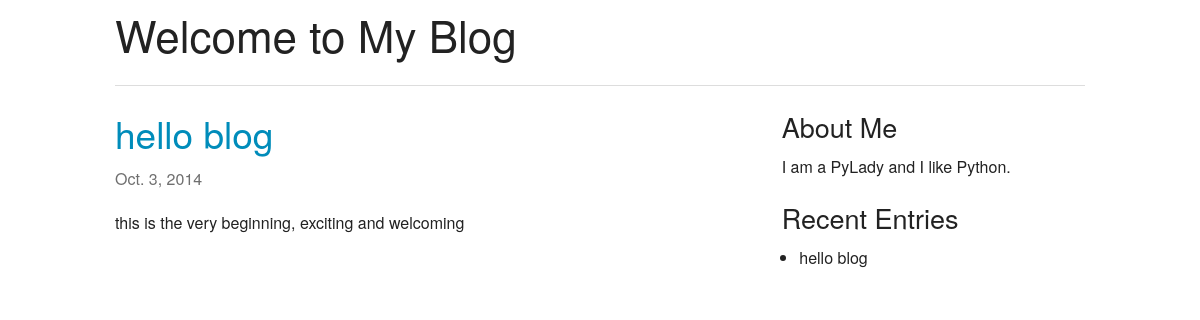
The page / on the database its author committed.
### blog/models.py (models this page shows, shortened)
class Entry(models.Model):
   title = models.CharField(max_length=500)
   author = models.ForeignKey('auth.User')
   body = models.TextField()
   created_at = models.DateTimeField(auto_now_add=True, editable=False)
   modified_at = models.DateTimeField(auto_now=True, editable=False)
   slug = models.SlugField()
   def get_absolute_url(self):
       return reverse('blog.views.entry_detail', kwargs={'pk': self.pk})
   class Meta:
      verbose_name_plural = "entries"

### myblog/views.py (the view)
class HomeView(ListView):
   template_name = 'index.html'
   queryset = Entry.objects.order_by('-created_at')

### blog/templatetags/blog_tags.py (called while the page is built)
@register.inclusion_tag('blog/_entry_history.html')
def entry_history():
    entries = Entry.objects.all()[:6]
    return {'entries': entries}

### templates/index.html
{% extends "base.html" %}
{% block content %}
    {% for entry in entry_list %}
        {% include "_entry.html" with entry=entry only %}
    {% empty %}
        <p>There are no blog entries yet.</p>
    {% endfor %}
{% endblock content %}

### templates/_entry.html (shortened to what this page needs)
<article>
    <h2><a href="{{ entry.get_absolute_url }}">{{ entry.title }}</a></h2>
    <p class="subheader">
        <time>{{ entry.modified_at|date }}</time>
    </p>
    {{ entry.body|linebreaks }}
</article>

### templates/blog/_entry_history.html
<ul>
{% for entry in entries %}
    <li>{{ entry.title }}</li>
{% empty %}
    <li>No recent entries.</li>
{% endfor %}
</ul>

### rows shown on the page
Entry: title "hello blog", modified_at "Oct. 3, 2014", body "this is the very beginning, exciting and welcoming"
